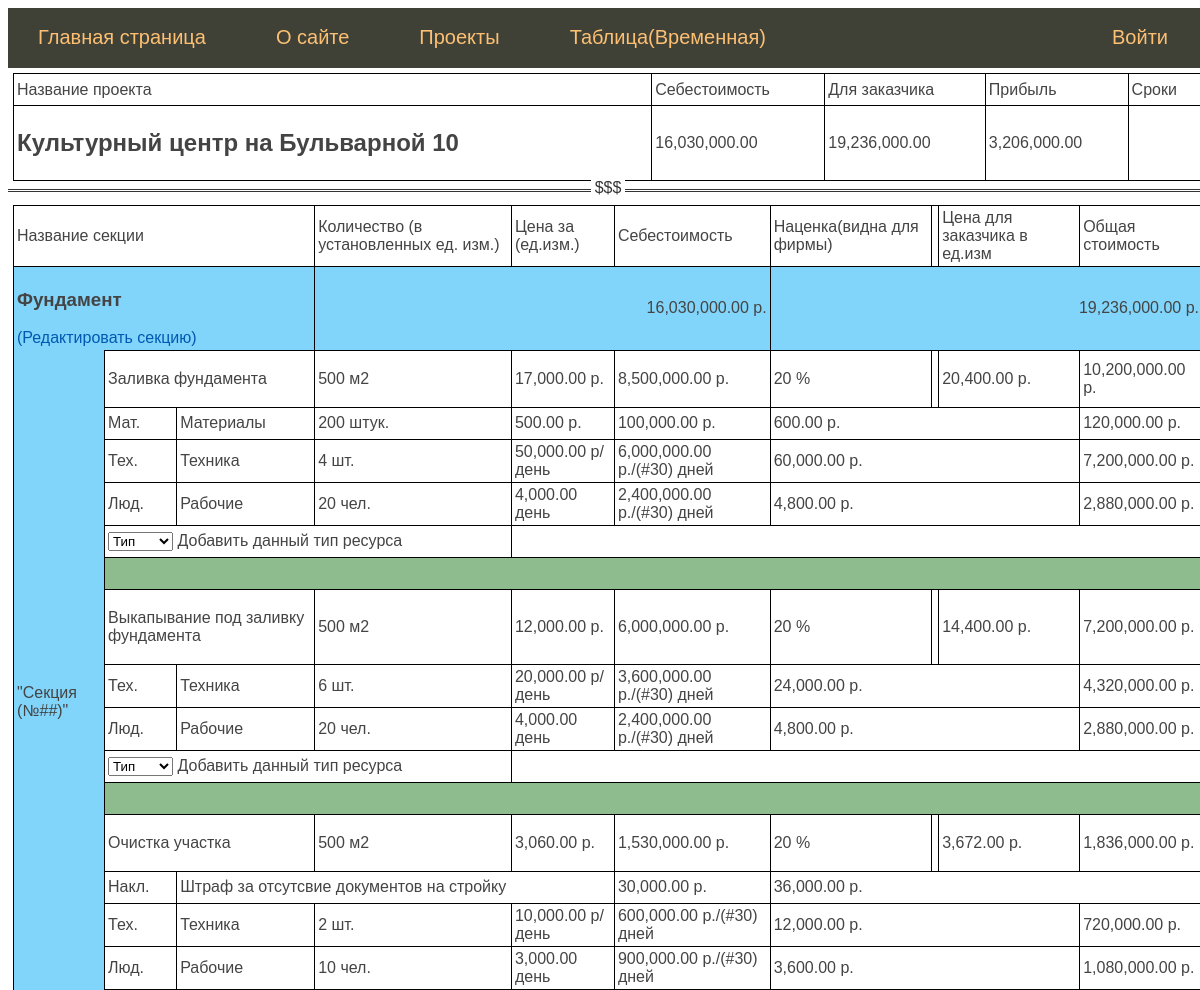
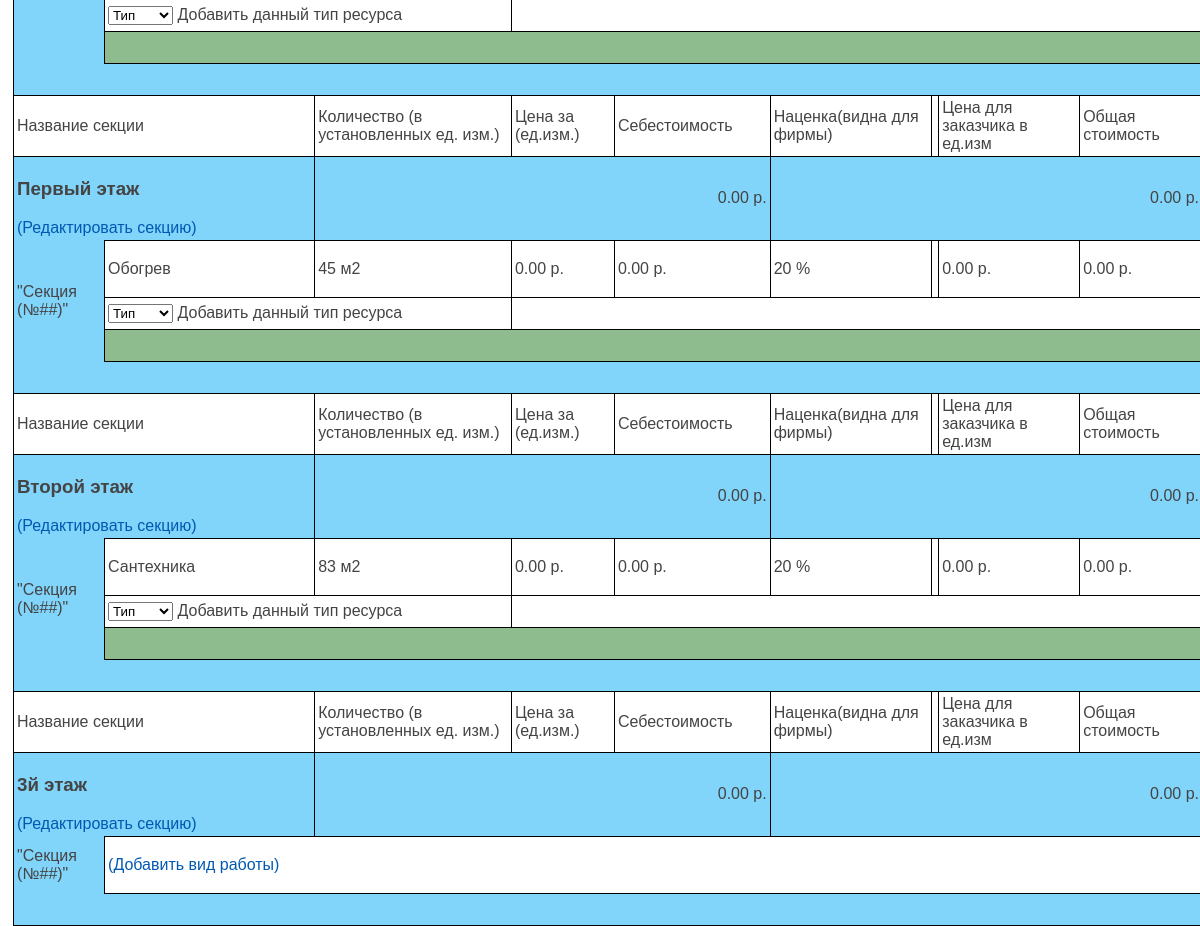
/project_table/80, run on the app's committed database (2 pictures, top to bottom).
### estimate/models.py (models this page shows, shortened)
class Project(models.Model):
    title_p = models.CharField(max_length=255, unique=True,
                               verbose_name="Название Проекта")  # атрибут title будет определять одноименное поле как текстовую строку с максимальным числом символов 255.
    description_p = models.TextField(verbose_name="Текст статьи", blank=True,
                                     null=True)  # поле задано как текстовое с параметром blank=True. Данный параметр означает, что это поле может быть пустым, то есть, не содержать текста.
    time_create_p = models.DateTimeField(auto_now_add=True,
                                         verbose_name="Время создания")  # auto_now_add – позволяет фиксировать текущее время только в момент первого добавления записи в таблицу БД;
    time_update_p = models.DateTimeField(auto_now=True,
                                         verbose_name="Время изменения")  # auto_now – фиксирует текущее время всякий раз при изменении или добавлении записи в таблицу БД.
    is_published_p = models.BooleanField(default=False, verbose_name="Публикация", blank=True,
                                         null=True)  # атрибут is_published определен через класс BooleanField с параметром default=True. Это означает, что по умолчанию значение поля в БД будет установлено в значение True и статья будет считаться опубликованной.
    class Meta:
        verbose_name = 'Проект'
        verbose_name_plural = '1.Проекты'
        ordering = ['-time_create_p', 'title_p']
    def total_cost(self):
        all_sect = self.projectsection_set.all()
        total_cost = 0
        for s in all_sect:
            total_cost += s.total_cost()
        return total_cost
    def total_with_margin(self):
        all_sect = self.projectsection_set.all()
        total_with_margin = 0
        for s in all_sect:
            total_with_margin += s.total_with_margin()
        return total_with_margin

class ProjectSection(models.Model):
    title_s = models.CharField(max_length=255, verbose_name="Раздел Проекта", unique=False)
    time_create_s = models.DateTimeField(auto_now_add=True, verbose_name="Время создания")
    time_update_s = models.DateTimeField(auto_now=True, verbose_name="Время изменения")
    is_published_s = models.BooleanField(default=False, verbose_name="Публикация", blank=True, null=True)
    prj = models.ForeignKey('Project', on_delete=models.CASCADE, null=False, verbose_name="Проект")
    class Meta:
        verbose_name = 'Раздел проекта'
        verbose_name_plural = '2.Разделы проекта'
        ordering = ['-title_s']
    def total_cost(self):
        all_work = self.worktype_set.all()
        total_cost = 0
        for work in all_work:
            total_cost += work.total_cost()
        return total_cost
    def total_with_margin(self):
        all_work = self.worktype_set.all()
        total_with_margin_s = 0
        for work in all_work:
            total_with_margin_s += work.total_with_margin()
        return total_with_margin_s

class WorkType(models.Model):
    title_w = models.CharField(max_length=255, verbose_name="Название вида работы", unique=False)
    time_create_w = models.DateTimeField(auto_now_add=True, verbose_name="Время создания")
    time_update_w = models.DateTimeField(auto_now=True, verbose_name="Время изменения")
    quantity_w = models.PositiveIntegerField(verbose_name="Количество")
    unit_w = models.CharField(max_length=10, unique=False, verbose_name="Ед.изм.")
    margin_w = models.PositiveIntegerField(verbose_name="Наценка")
    sect = models.ForeignKey('ProjectSection', on_delete=models.CASCADE, null=False, verbose_name="Секция проекта")
    prj_w = models.ForeignKey('Project', on_delete=models.CASCADE, null=False, verbose_name="Проект")
    class Meta:
        verbose_name = 'Вид работы'
        verbose_name_plural = '3.Вид работ'
        ordering = ['-time_create_w']
    def total_cost(self):
        all_res = self.resource_set.all()
        total_cost = 0
        for res in all_res:
            total_cost += res.total_cost()
        return total_cost
    def total_with_margin(self):
        all_res = self.resource_set.all()
        total_with_margin = 0
        for res in all_res:
            res_cost = res.total_cost()
            total_with_margin += res_cost + (res_cost * self.margin_w / 100)
        return total_with_margin

class Resource(models.Model):
    PEOPLE = 'p'
    TECH = 't'
    MAT = 'm'
    OVERHEADS = 'o'
    TYPE = [
        (PEOPLE, 'Люди'),
        (TECH, 'Техника'),
        (MAT, 'Материалы или Оборудование'),
        (OVERHEADS, 'Накладные расходы')
    ]
    title_r = models.CharField(max_length=30, verbose_name="Ресурс", choices=TYPE, null=True, unique=False)
    time_create_r = models.DateTimeField(auto_now_add=True, verbose_name="Время создания")
    time_update_r = models.DateTimeField(auto_now=True, verbose_name="Время изменения")
    quantity_r = models.PositiveIntegerField(verbose_name="Количество", blank=True, null=True)
    day_cost_r = models.PositiveIntegerField(verbose_name="Стоимость за день", blank=True, null=True)
    unit_cost_r = models.PositiveIntegerField(verbose_name="Стоимость за единицу", blank=True, null=True)
    unit_r = models.CharField(max_length=10, verbose_name="Единица измерения", blank=True, null=True)
    cost_r = models.PositiveIntegerField(verbose_name="Сумма затрат", blank=True, null=True)
    overhead_r = models.CharField(max_length=255, verbose_name="Наименование накладной", blank=True, null=True)
    work = models.ForeignKey('WorkType', on_delete=models.CASCADE, null=False, verbose_name="Вид работы")
    prj_r = models.ForeignKey('Project', on_delete=models.CASCADE, null=False, verbose_name="Проект")
    class Meta:
        verbose_name = 'Тип ресурса'
        verbose_name_plural = '4.Типы Ресурсов'
        ordering = ['-time_create_r']
    def unit_with_margin(self):
        unit_with_margin = 0
        if self.title_r == 'p' or self.title_r == 't':
            unit_with_margin = self.day_cost_r + (self.day_cost_r * self.work.margin_w / 100)
        if self.title_r == 'm':
            unit_with_margin = self.unit_cost_r + (self.unit_cost_r * self.work.margin_w / 100)
        if self.title_r == 'o':
            unit_with_margin = self.cost_r + (self.cost_r * self.work.margin_w / 100)
        return unit_with_margin
    def total_cost(self):
        days = 30
        total_cost = 0
        if self.title_r == 'p' or self.title_r == 't':
            total_cost = days * self.quantity_r * self.day_cost_r
        if self.title_r == 'm':
            total_cost = self.quantity_r * self.unit_cost_r
        if self.title_r == 'o':
            total_cost = self.cost_r
        return total_cost
    def total_with_margin(self):
        total_coast = self.total_cost()
        margin = self.work.margin_w
        total_with_margin = total_coast + (total_coast * margin / 100)
        return total_with_margin

### estimate/views.py (the view)
# urls.py: path('project_table/<int:prj_id>', project_table, name='project_table'),
def project_table(request, prj_id):
    prj = Project.objects.get(pk=prj_id)
    all_sect = prj.projectsection_set.all()
    all_work = prj.worktype_set.all()
    profit = 0
    total_cost = 0
    total_with_margin = 0
    if prj.total_with_margin():
        total_with_margin += prj.total_with_margin()
    if prj.total_cost():
        total_cost += prj.total_cost()
    if prj.total_with_margin() and prj.total_cost():
        profit = total_with_margin - total_cost
    profit_fo = "{:,.2f}".format(profit)
    total_cost_fo = "{:,.2f}".format(total_cost)
    total_with_margin_fo = "{:,.2f}".format(total_with_margin)
    context = {'prj': prj, 'all_sect': all_sect, 'all_work': all_work, 'total_with_margin_fo': total_with_margin_fo,
               'total_cost_fo': total_cost_fo, 'profit_fo': profit_fo, }
    return render(request, 'estimate/project_table.html', context=context)

### estimate/templatetags/estimate_tags.py (called while the page is built)
@register.simple_tag()
def return_menu():
    menu = [
        {'title': "Главная страница", 'url_name': 'index'},
        {'title': "О сайте", 'url_name': 'about'},
        {'title': "Проекты", 'url_name': 'all_projects'},
        {'title': 'Таблица(Временная)', 'url_name': 'page'},
        {'title': "Войти", 'url_name': 'login'}
    ]
    return menu

@register.simple_tag()
def set_len_sec(s, for_form=False):
    work_count = s.worktype_set.count()
    tr = 2  # коэффициент. если таблица не содержит форм, у каждого вида работы будет дополнительно 2 строки,
    res_count = 0
    works = s.worktype_set.all()
    if works:
        for w in works:
            if w.resource_set.count():
                res_count += (w.resource_set.count() + 1)
            else:
                res_count += 1
    if for_form:
        tr = 3
    rowspan = res_count + (work_count * tr) + 1
    return rowspan

@register.inclusion_tag('estimate/tag_show_res.html')
def show_res(r):
    total_cost_r_fo = "{:,.2f}".format(r.total_cost())
    day_cost_r_fo = None
    if r.day_cost_r:
        day_cost_r_fo = "{:,.2f}".format(r.day_cost_r)
    cost_r_fo = None
    if r.cost_r:
        cost_r_fo = "{:,.2f}".format(r.cost_r)
    unit_cost_r_fo = None
    if r.unit_cost_r:
        unit_cost_r_fo = "{:,.2f}".format(r.unit_cost_r)
    unit_with_margin_r_fo = "{:,.2f}".format(r.unit_with_margin())
    total_with_margin_r_fo = "{:,.2f}".format(r.total_with_margin())
    return {'r': r, 'total_cost_r_fo': total_cost_r_fo, 'day_cost_r_fo': day_cost_r_fo,
            'cost_r_fo': cost_r_fo, 'total_with_margin_r_fo': total_with_margin_r_fo,
            'unit_with_margin_r_fo': unit_with_margin_r_fo, 'unit_cost_r_fo': unit_cost_r_fo}

@register.simple_tag()
def total_cost_w(w):
    total_cost_w = round((w.total_cost()), 2)
    return "{:,.2f}".format(total_cost_w)

@register.simple_tag()
def unit_with_margin_w(w):
    unit_with_margin_w = w.total_with_margin() / w.quantity_w
    return "{:,.2f}".format(unit_with_margin_w)

@register.simple_tag()
def total_with_margin_w(w):
    total_coast_w = w.total_with_margin()
    return "{:,.2f}".format(total_coast_w)

@register.simple_tag()
def unit_cost_w(w):
    unit_cost_w = round((w.total_cost() / w.quantity_w), 2)
    return "{:,.2f}".format(unit_cost_w)

@register.simple_tag()
def total_cost_s(s):
    total_cost_s = s.total_cost()
    return "{:,.2f}".format(total_cost_s)

### estimate/templates/estimate/project_table.html (shortened to what this page needs)
{% extends 'estimate/base(in_process).html' %}
{% load estimate_tags %}
{% block content %}
  <div style="margin: 5px">
    <table>
    <tbody>
        <tr>
          <td>Название проекта</td>
          <td>Себестоимость</td>
          <td>Для заказчика</td>
          <td>Прибыль</td>
          <td>Сроки</td>
        </tr>
        <tr>
          <td><h2>{{ prj.title_p }}</h2></td>
          <td>{{ total_cost_fo }}</td>
          <td>{{ total_with_margin_fo }}</td>
          <td>{{ profit_fo }}</td>
          <td></td>
        </tr>
      </tbody>
    </table>
  </div>
  <hr>
  <div style="margin: 5px">
    <table>
      <tbody>
        {% for s in all_sect %}
          <tr>
            <td colspan="3">Название секции</td>
            <td>Количество (в установленных ед. изм.)</td>
            <td>Цена за (ед.изм.)</td>
            <td>Себестоимость</td>
            <td>Наценка(видна для фирмы)</td>
            <td></td>
            <td>Цена для заказчика в ед.изм</td>
            <td>Общая стоимость</td>
          </tr>
          <tr bgcolor="#81d4fa">
            <td colspan="3" style="border: none"><h3>{{ s.title_s }}</h3>
              <a href="{% url 'edit_all' prj.id s.pk %}">(Редактировать секцию)</a>
            </td>
            <td colspan="3" align="right">{% total_cost_s s %} р.</td>
            <td colspan="4" align="right">{% total_with_margin_s s %} р.</td>
          </tr>
          {% if s.worktype_set.count > 0 %}
              <tr bgcolor="#81d4fa">
                <td rowspan="{% set_len_sec s %}" style="border: none">
                  "Cекция (№##)"
                </td>
              </tr>
            {% for w in s.worktype_set.all %}
              <tr>
                <td colspan="2">
                  <p>{{ w.title_w }}</p>
                </td>
                <td>{{ w.quantity_w }} {{ w.unit_w }}</td>
                <td>{% unit_cost_w w %} р.</td>
                <td>{% total_cost_w w %} р.</td>
                <td>{{ w.margin_w }} %</td>
                <td></td>
                <td>{% unit_with_margin_w w %} р.</td>
                <td>{% total_with_margin_w w %} р.</td>
              </tr>
              {% if w.resource_set.count > 0 %}
                {% for r in w.resource_set.all %}
                  <tr>
                    {% show_res r %}
                  </tr>
                {% endfor %}
                <tr>
                  <td colspan="3">
                      <label>
                        <select onchange="window.location.href = this.options[this.selectedIndex].value">
                          <option value="" >Тип</option>
                        </select> Добавить данный тип ресурса
                      </label>
                  </td>
                </tr>
                <tr>
                  <td bgcolor="#8fbc8f" colspan="9"></td>
                </tr>
              {% else %}
                <tr>
                  <td colspan="3">
                      <label>
                        <select onchange="window.location.href = this.options[this.selectedIndex].value">
                          <option value="" >Тип</option>
                        </select> Добавить данный тип ресурса
                      </label>
                  </td>
                </tr>
                <tr>
                  <td bgcolor="#8fbc8f" colspan="9"></td>
                </tr>
              {% endif %}
            {% endfor %}
          {% else %}
            <tr>
              <td rowspan="2" bgcolor="#81d4fa" style="border: none">
                "Cекция (№##)"
              </td>
            </tr>
            <tr>
              <td colspan="9" >
                <p><a href="{% url 'add_work' prj.pk s.pk %}">(Добавить вид работы)</a></p>
              </td>
            </tr>
          {% endif %}
          <tr>
            <td bgcolor="#81d4fa" style="border: none" colspan="10"></td>
          </tr>
        {% endfor %}
      </tbody>
    </table>
  </div>
{% endblock content %}

### estimate/templates/estimate/tag_show_res.html
{% if r.title_r == 'p' %}
    <td>Люд.</td>
    <td>Рабочие</td>
    <td>{{ r.quantity_r }} чел.</td>
    <td>{{ day_cost_r_fo }} день</td>
    <td>{{ total_cost_r_fo }} р./(#30) дней</td>
    <td colspan="3">{{ unit_with_margin_r_fo }} р.</td>
    <td>{{ total_with_margin_r_fo }} р.</td>
  {% elif r.title_r == 't' %}
    <td>Тех.</td>
    <td>Техника</td>
    <td>{{ r.quantity_r }} шт.</td>
    <td>{{ day_cost_r_fo }} р/день</td>
    <td>{{ total_cost_r_fo }} р./(#30) дней</td>
    <td colspan="3">{{ unit_with_margin_r_fo }} р.</td>
    <td>{{ total_with_margin_r_fo }} р.</td>
  {% elif r.title_r == 'm' %}
    <td>Мат.</td>
    <td>Материалы</td>
    <td>{{ r.quantity_r }} {{ r.unit_r }}.</td>
    <td>{{ unit_cost_r_fo }} р.</td>
    <td>{{ total_cost_r_fo }} р.</td>
    <td colspan="3">{{ unit_with_margin_r_fo }} р.</td>
    <td>{{ total_with_margin_r_fo }} р.</td>
  {% elif r.title_r == 'o' %}
    <td>Накл.</td>
    <td colspan="3">Штраф за отсутсвие документов на стройку</td>
    <td>{{ cost_r_fo }} р.</td>
    <td colspan="4">{{ total_with_margin_r_fo }} р.</td>
{% endif %}

### estimate/static/estimate/css/styles.css (style rules this page uses)
html, body { font-family: 'Arial'; padding: 0; height: 100%; width: 100%; color: #444; }
hr:after { background: #fff; content: '$$$'; padding: 0 4px; position: relative; top: -13px; }
a { color: #0059b2; text-decoration: none; }
hr { border: none; border-top: 3px double #333; color: #333; overflow: visible; text-align: center; height: 5px; }

### estimate/templates/estimate/project_table.html (style rules this page uses)
table { width: 100%; border-collapse:collapse; border-spacing:0 }
table, td, th { border: 1px solid #000000; }
td, th { padding: 3px; height: 25px; }

### data on the page
Project: title_p "Культурный центр на Бульварной 10"
ProjectSection: title_s "Фундамент", id.day_cost_r "16,030,000.00", id.quantity_r "19,236,000.00"
WorkType: title_w "Заливка фундамента", quantity_w "500", unit_w "м2", id+quantity_w "17,000.00", id.day_cost_r "8,500,000.00", margin_w "20", id+margin_w+quantity_w "20,400.00", id+margin_w "10,200,000.00"
Resource: quantity_r "200", unit_r "штук", unit_cost_r "500.00", total_cost_r_fo "100,000.00", unit_with_margin_r_fo "600.00", total_with_margin_r_fo "120,000.00"
Resource: quantity_r "4", day_cost_r "50,000.00", total_cost_r_fo "6,000,000.00", unit_with_margin_r_fo "60,000.00", total_with_margin_r_fo "7,200,000.00"
Resource: quantity_r "20", day_cost_r "4,000.00", total_cost_r_fo "2,400,000.00", unit_with_margin_r_fo "4,800.00", total_with_margin_r_fo "2,880,000.00"
WorkType: title_w "Выкапывание под заливку фундамента", quantity_w "500", unit_w "м2", id+quantity_w "12,000.00", id.day_cost_r "6,000,000.00", margin_w "20", id+margin_w+quantity_w "14,400.00", id+margin_w "7,200,000.00"
Resource: quantity_r "6", day_cost_r "20,000.00", total_cost_r_fo "3,600,000.00", unit_with_margin_r_fo "24,000.00", total_with_margin_r_fo "4,320,000.00"
Resource: quantity_r "20", day_cost_r "4,000.00", total_cost_r_fo "2,400,000.00", unit_with_margin_r_fo "4,800.00", total_with_margin_r_fo "2,880,000.00"
WorkType: title_w "Очистка участка", quantity_w "500", unit_w "м2", id+quantity_w "3,060.00", id.day_cost_r "1,530,000.00", margin_w "20", id+margin_w+quantity_w "3,672.00", id+margin_w "1,836,000.00"
Resource: cost_r "30,000.00", total_with_margin_r_fo "36,000.00"
Resource: quantity_r "2", day_cost_r "10,000.00", total_cost_r_fo "600,000.00", unit_with_margin_r_fo "12,000.00", total_with_margin_r_fo "720,000.00"
Resource: quantity_r "10", day_cost_r "3,000.00", total_cost_r_fo "900,000.00", unit_with_margin_r_fo "3,600.00", total_with_margin_r_fo "1,080,000.00"
ProjectSection: title_s "Первый этаж", id.sect_id "0.00"
WorkType: title_w "Обогрев", quantity_w "45", unit_w "м2", id+quantity_w "0.00", id "0.00", margin_w "20"
ProjectSection: title_s "Второй этаж", id.sect_id "0.00"
WorkType: title_w "Сантехника", quantity_w "83", unit_w "м2", id+quantity_w "0.00", id "0.00", margin_w "20"
ProjectSection: title_s "3й этаж", id "0.00", shows "\"Cекция (№##)\""

### other printed values
{{ m.title }} "Главная страница" "О сайте" "Проекты" "Таблица(Временная)"
{{ m.title }} "Войти"
{{ total_cost_fo }} "16,030,000.00"
{{ total_with_margin_fo }} "19,236,000.00"
{{ profit_fo }} "3,206,000.00"
